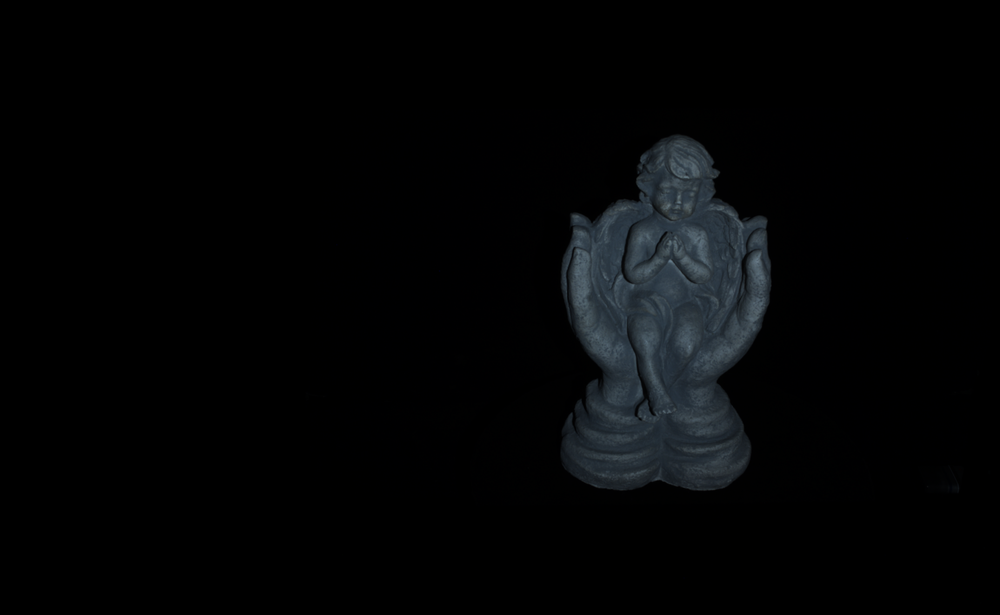
#> input picture angel_rect/frames0_0.png, 1000 x 615 px, shrunk from 1850 x 1137 before the run; its folder holds only this picture in this run
$ python main.py
#> lines starting #> are read from the running program, lines starting #| are printed output that depends on the picture; after the words box and inside, x2 and y2 are one past the last pixel; in counts of white or black regions, pixels touching at a corner belong together
### helper.py
import cv2
import numpy as np

def loadImagesInGrayscale(images):
    print('loadImagesInGrayscale')
    gray = []
    for image in images:
        gray.append(cv2.imread(image, cv2.IMREAD_GRAYSCALE))
    return gray

# [16 lines left out: function maskImage, not called in this run]

### main.py
import cv2
import numpy as np
import glob
import matplotlib.pyplot as plt
import pandas as pd
import os.path

import helper

PATH_TO_IMAGES = 'angel_rect/'
PATH_TO_IMAGES_SEC_CAM1 = 'angel_rect/secondary_cam1/'
PATH_TO_IMAGES_SEC_CAM2 = 'angel_rect/secondary_cam2/'
LOW_INTENSITY_CUTOFF = 0.1 * 255
HIGH_INTENSITY_CUTOFF = 0.9 * 255

def getMask(image):
    print('getMask')
    imageSize = image.shape[::-1]
    mask = np.ones((imageSize[1], imageSize[0]))
    for x in range(imageSize[1]):
        for y in range(imageSize[0]):
            intensity = image[x, y]
            if (intensity < LOW_INTENSITY_CUTOFF) or (HIGH_INTENSITY_CUTOFF < intensity):
                mask[x, y] = 0
    return mask

# [58 lines left out: functions decodePhase, registerContinous, not called in this run]

# === Create image paths ===
imagesRefCam1Fn = []
imagesPrimaryPhaseCam1Fn = []
imagesSecondaryPhaseCam1Fn = []
for index in [0, 1]:
    imagesRefCam1Fn.append(PATH_TO_IMAGES + 'frames0_' + str(index) + '.png')
for index in range(2, 10):
    imagesPrimaryPhaseCam1Fn.append(PATH_TO_IMAGES + 'frames0_' + str(index) + '.png')
for index in range(10, 18):
    imagesSecondaryPhaseCam1Fn.append(PATH_TO_IMAGES_SEC_CAM1 + 'frames0_' + str(index) + '.png')

imagesRefCam2Fn = []
imagesPrimaryPhaseCam2Fn = []
imagesSecondaryPhaseCam2Fn = []
for index in [0, 1]:
    imagesRefCam2Fn.append(PATH_TO_IMAGES + 'frames1_' + str(index) + '.png')
for index in range(2, 10):
    imagesPrimaryPhaseCam2Fn.append(PATH_TO_IMAGES + 'frames1_' + str(index) + '.png')
for index in range(10, 18):
    imagesSecondaryPhaseCam2Fn.append(PATH_TO_IMAGES_SEC_CAM2 + 'frames1_' + str(index) + '.png')

if os.path.isfile('q1.xlsx') and os.path.isfile('q2.xlsx'):
    print('Loading precomputed point matches')
    q1 = pd.read_excel('q1.xlsx')
    q1.to_numpy()
    q1 = q1.T
    q2 = pd.read_excel('q2.xlsx')
    q2.to_numpy()
    q2 = q2.T
else:
    # === Load images and create masks ===
    imagesRefCam1 = helper.loadImagesInGrayscale(imagesRefCam1Fn)
#> imagesRefCam1 = 2 items
    imagesPrimaryPhaseCam1 = helper.loadImagesInGrayscale(imagesPrimaryPhaseCam1Fn)
#> imagesPrimaryPhaseCam1 = 8 items
    imagesSecondaryPhaseCam1 = helper.loadImagesInGrayscale(imagesSecondaryPhaseCam1Fn)
#> imagesSecondaryPhaseCam1 = 8 items

    imagesRefCam2 = helper.loadImagesInGrayscale(imagesRefCam2Fn)
#> imagesRefCam2 = 2 items
    imagesPrimaryPhaseCam2 = helper.loadImagesInGrayscale(imagesPrimaryPhaseCam2Fn)
#> imagesPrimaryPhaseCam2 = 8 items
    imagesSecondaryPhaseCam2 = helper.loadImagesInGrayscale(imagesSecondaryPhaseCam2Fn)
#> imagesSecondaryPhaseCam2 = 8 items

    imageMaskCam1 = getMask(imagesRefCam1[0])
#> after the loop in getMask, `for x in range(imageSize[1]):`:
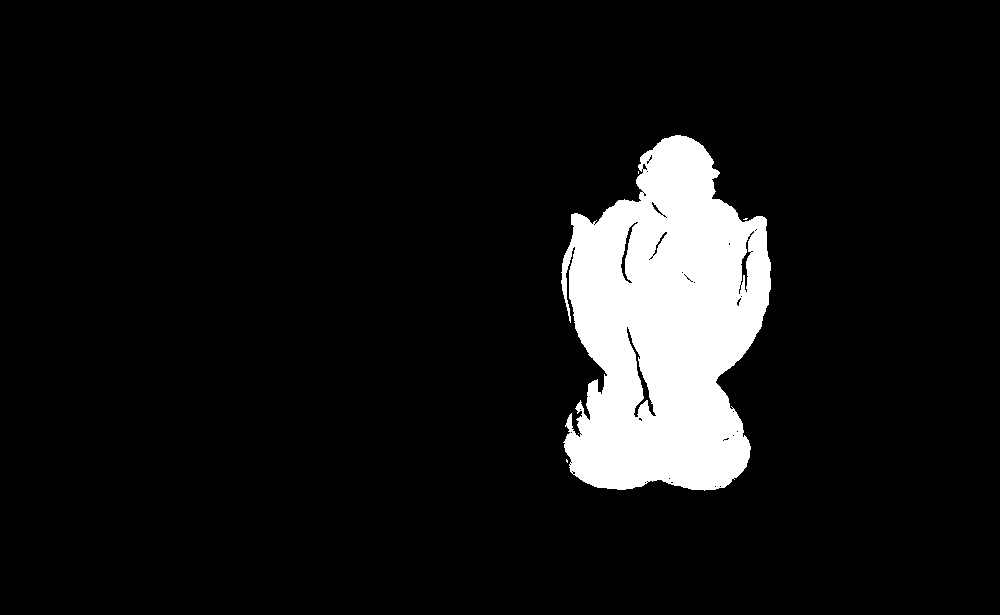
#> mask: shape (615, 1000) float64; values 0 (black) and 1 (white), 8.5% white; 5 white regions (4 under 20 px), largest, box (x1, y1, x2, y2) and area: (561, 135, 771, 491) 52564
#> (the run stopped early here; a loop or call above may not have finished)
